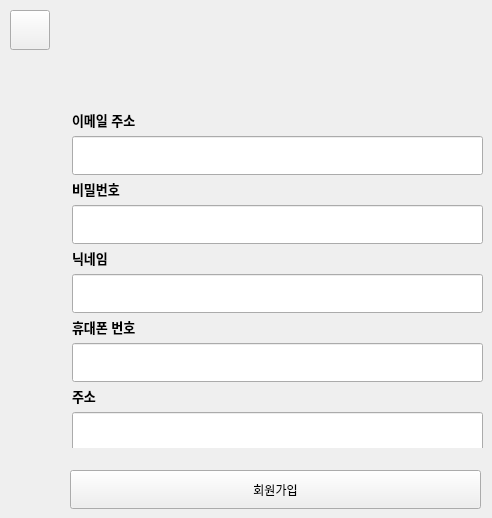
     <widget class="QWidget" name="page_6">
      <widget class="QPushButton" name="pushButton_3">
       <property name="geometry">
        <rect>
         <x>70</x>
         <y>470</y>
         <width>411</width>
         <height>39</height>
        </rect>
       </property>
       <property name="minimumSize">
        <size>
         <width>0</width>
         <height>39</height>
        </size>
       </property>
       <property name="text">
        <string>회원가입</string>
       </property>
      </widget>
      <widget class="QWidget" name="layoutWidget">
       <property name="geometry">
        <rect>
         <x>72</x>
         <y>110</y>
         <width>411</width>
         <height>338</height>
        </rect>
       </property>
       <layout class="QVBoxLayout" name="verticalLayout_4">
        <item>
         <layout class="QHBoxLayout" name="horizontalLayout_2">
          <item>
           <widget class="QLabel" name="label_3">
            <property name="enabled">
             <bool>true</bool>
            </property>
            <property name="font">
             <font>
              <pointsize>10</pointsize>
              <bold>true</bold>
             </font>
            </property>
            <property name="text">
             <string>이메일 주소</string>
            </property>
           </widget>
          </item>
          <item>
           <widget class="QLabel" name="checklbl">
            <property name="text">
             <string/>
            </property>
           </widget>
          </item>
         </layout>
        </item>
        <item>
         <widget class="QLineEdit" name="mbs_email">
          <property name="minimumSize">
           <size>
            <width>0</width>
            <height>39</height>
           </size>
          </property>
         </widget>
        </item>
        <item>
         <widget class="QLabel" name="label_4">
          <property name="font">
           <font>
            <pointsize>10</pointsize>
            <bold>true</bold>
           </font>
          </property>
          <property name="text">
           <string>비밀번호</string>
          </property>
         </widget>
        </item>
        <item>
         <widget class="QLineEdit" name="mbs_pw">
          <property name="minimumSize">
           <size>
            <width>0</width>
            <height>39</height>
           </size>
          </property>
         </widget>
        </item>
        <item>
         <widget class="QLabel" name="label_5">
          <property name="font">
           <font>
            <pointsize>10</pointsize>
            <bold>true</bold>
           </font>
          </property>
          <property name="text">
           <string>닉네임</string>
          </property>
         </widget>
        </item>
        <item>
         <widget class="QLineEdit" name="mbs_name">
          <property name="minimumSize">
           <size>
            <width>0</width>
            <height>39</height>
           </size>
          </property>
         </widget>
        </item>
        <item>
         <widget class="QLabel" name="label_8">
          <property name="font">
           <font>
            <pointsize>10</pointsize>
            <bold>true</bold>
           </font>
          </property>
          <property name="text">
           <string>휴대폰 번호</string>
          </property>
         </widget>
        </item>
        <item>
         <widget class="QLineEdit" name="mbs_number">
          <property name="minimumSize">
           <size>
            <width>0</width>
            <height>39</height>
           </size>
          </property>
         </widget>
        </item>
        <item>
         <widget class="QLabel" name="label_9">
          <property name="font">
           <font>
            <pointsize>10</pointsize>
            <bold>true</bold>
           </font>
          </property>
          <property name="text">
           <string>주소</string>
          </property>
         </widget>
        </item>
        <item>
         <widget class="QLineEdit" name="mbs_addr">
          <property name="minimumSize">
           <size>
            <width>0</width>
            <height>39</height>
           </size>
          </property>
         </widget>
        </item>
       </layout>
      </widget>
      <widget class="QPushButton" name="pushButton_44">
       <property name="geometry">
        <rect>
         <x>10</x>
         <y>10</y>
         <width>40</width>
         <height>40</height>
        </rect>
       </property>
       <property name="styleSheet">
        <string notr="true">border-image:url(&quot;/Users/iot/Desktop/pngwing.com.png&quot;);</string>
       </property>
       <property name="text">
        <string/>
       </property>
      </widget>
     </widget>
